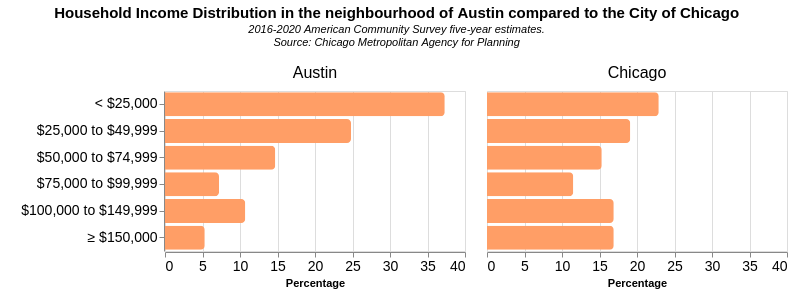

Vega-Lite specification stored for this chart:
### Vega-Lite specification from a JSON file in a GitHub repository (floating-point values rounded to 4 significant figures)
{"$schema": "https://vega.github.io/schema/vega-lite/v5.json", "width": 300, "height": 160, "data": {"values": [{"place": "Austin", "inc": "< $25,000", "Count": 12476, "Percent": 37.3}, {"place": "Chicago", "inc": "< $25,000", "Count": 247276, "Percent": 22.9}, {"place": "Austin", "inc": "$25,000 to $49,999", "Count": 8288, "Percent": 24.8}, {"place": "Chicago", "inc": "$25,000 to $49,999", "Count": 206530, "Percent": 19.1}, {"place": "Austin", "inc": "$50,000 to $74,999", "Count": 4903, "Percent": 14.7}, {"place": "Chicago", "inc": "$50,000 to $74,999", "Count": 165058, "Percent": 15.3}, {"place": "Austin", "inc": "$75,000 to $99,999", "Count": 2424, "Percent": 7.2}, {"place": "Chicago", "inc": "$75,000 to $99,999", "Count": 124195, "Percent": 11.5}, {"place": "Austin", "inc": "$100,000 to $149,999", "Count": 3582, "Percent": 10.7}, {"place": "Chicago", "inc": "$100,000 to $149,999", "Count": 155086, "Percent": 16.9}, {"place": "Austin", "inc": "≥ $150,000", "Count": 1788, "Percent": 5.3}, {"place": "Chicago", "inc": "≥ $150,000", "Count": 182998, "Percent": 16.9}]}, "title": {"text": ["Household Income Distribution in the neighbourhood of Austin compared to the City of Chicago"], "fontSize": 15, "subtitle": ["2016-2020 American Community Survey five-year estimates.", "Source: Chicago Metropolitan Agency for Planning", ""], "subtitleFontStyle": "italic", "subtitleFontSize": 11, "anchor": "middle", "color": "black"}, "mark": {"type": "bar", "cornerRadiusEnd": 4}, "encoding": {"y": {"field": "inc", "type": "ordinal", "sort": [""], "axis": {"title": [""], "labelFontSize": 14}}, "x": {"field": "Percent", "type": "quantitative", "axis": {"title": "Percentage", "labelFontSize": 14}}, "facet": {"field": "place", "title": null, "header": {"labelFontSize": 16, "labelAnchor": "middle", "labelColor": "black"}}, "tooltip": [{"field": "Count", "type": "nominal", "title": "Count"}, {"field": "Percent", "type": "quantitative", "title": "%"}], "color": {"value": "#ff9e66"}}}
